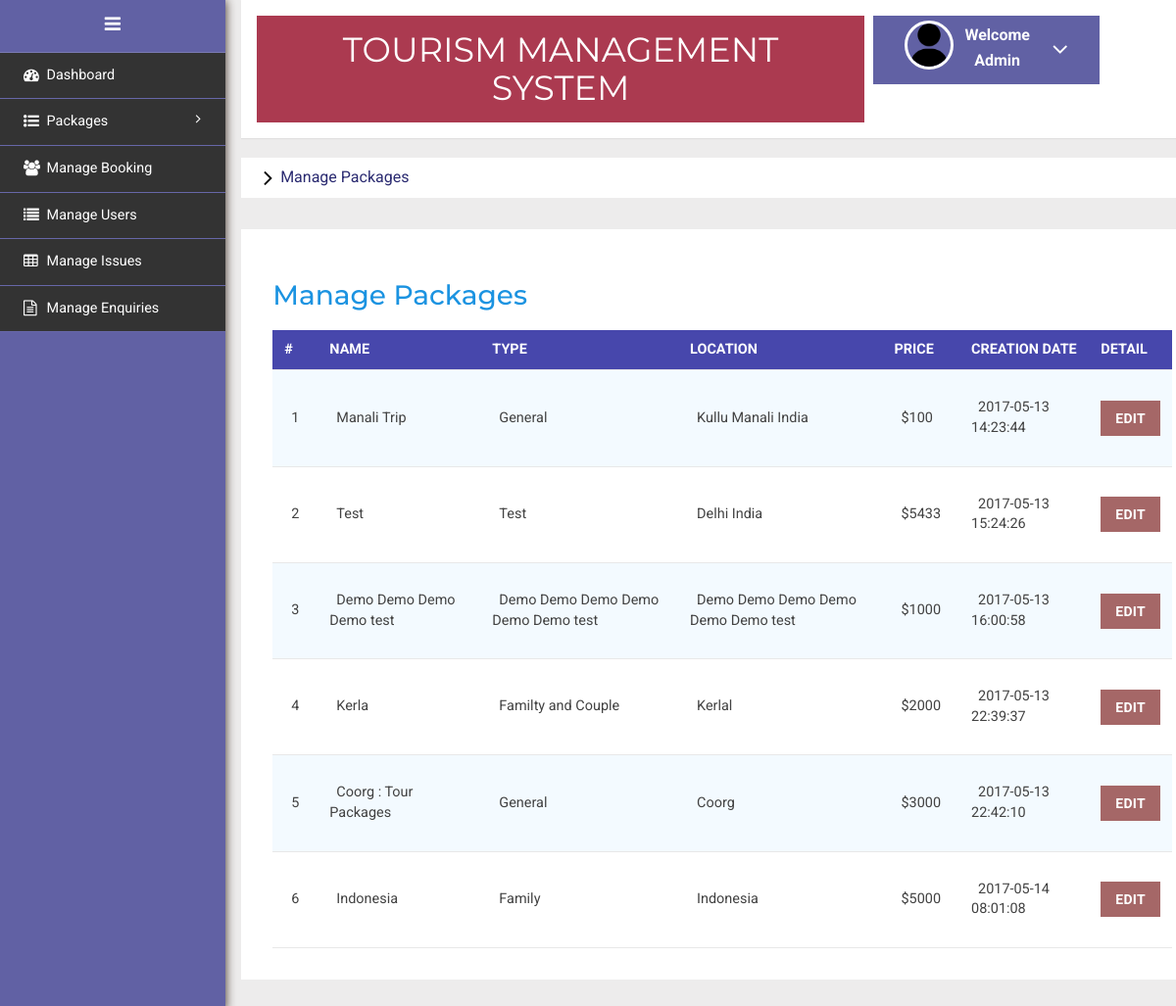
The page /Admin/managepackages.php (signed in) on the database as committed earlier.
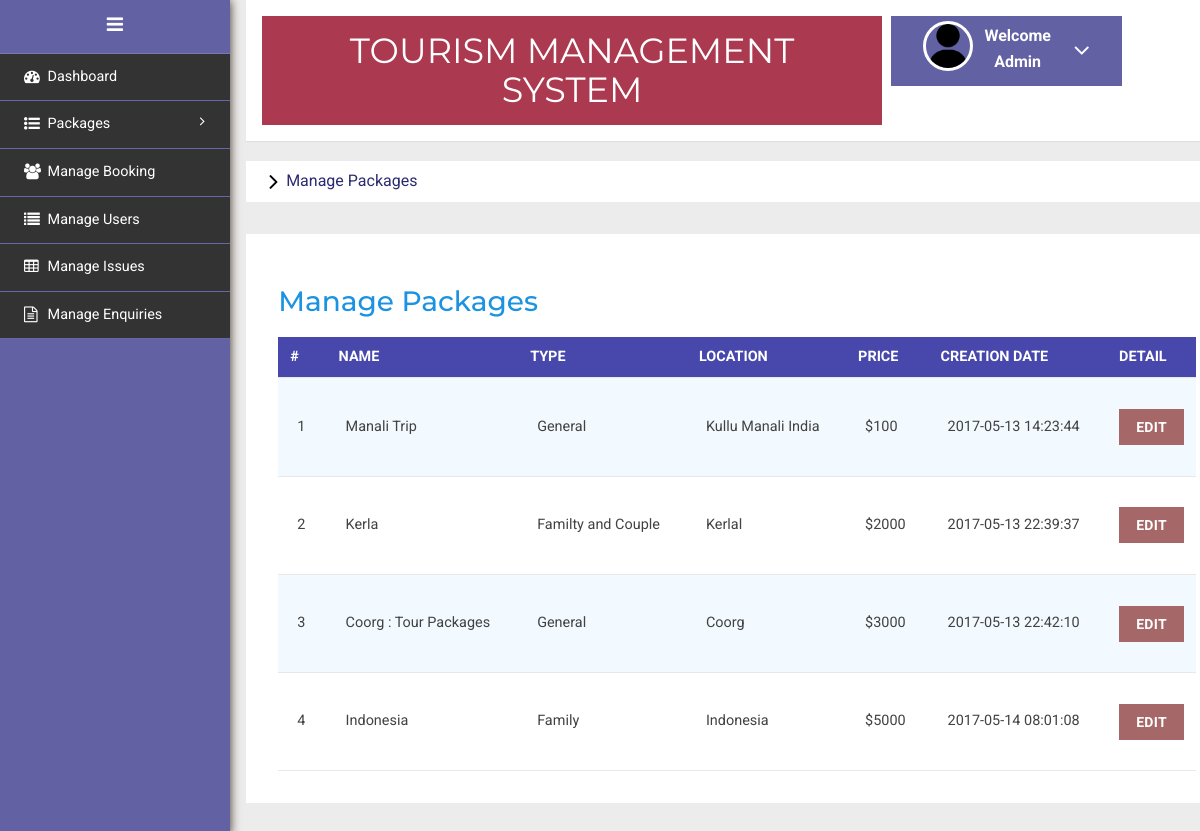
The same page on the database as committed later.
### tables this page shows
CREATE TABLE `tmstourpackages` (
  `PackageId` int(11) NOT NULL,
  `PackageName` varchar(200) DEFAULT NULL,
  `PackageType` varchar(150) DEFAULT NULL,
  `PackageLocation` varchar(100) DEFAULT NULL,
  `PackagePrice` int(11) DEFAULT NULL,
  `PackageFetures` varchar(255) DEFAULT NULL,
  `PackageDetails` mediumtext DEFAULT NULL,
  `PackageImage` varchar(100) DEFAULT NULL,
  `Creationdate` timestamp NULL DEFAULT current_timestamp(),
  `UpdationDate` timestamp NULL DEFAULT NULL ON UPDATE current_timestamp()
);

### Admin/managepackages.php (the view, shortened to what this page needs)
<?php
include('included/config.php');
if(strlen($_SESSION['alogin'])==0)
	{
header('location:index.php');
}
else{
	?>
<!DOCTYPE HTML>
<html>
<head>
<link href="css/bootstrap.min.css" rel='stylesheet' type='text/css' />
<link href="css/style.css" rel='stylesheet' type='text/css' />
<link rel="stylesheet" href="css/morris.css" type="text/css"/>
<link href="css/font-awesome.css" rel="stylesheet">
<link rel="stylesheet" type="text/css" href="css/table-style.css" />
<link rel="stylesheet" type="text/css" href="css/basictable.css" />
<link rel="stylesheet" href="css/icon-font.min.css" type='text/css' />
</head>
<body>
   <div class="page-container">
<div class="left-content">
	   <div class="mother-grid-inner">
				<?php include('included/header.php');?>
				</div>
<ol class="breadcrumb">
                <li class="breadcrumb-item"><i class="fa fa-angle-right"></i>Manage Packages</li>
            </ol>
<div class="agile-grids">
				<div class="agile-tables">
					<div class="w3l-table-info">
					  <h2>Manage Packages</h2>
					    <table id="table">
						<thead>
						  <tr>
						  <th>#</th>
							<th >Name</th>
							<th>Type</th>
							<th>Location</th>
							<th>Price</th>
							<th>Creation Date</th>
							<th>Detail</th>
						  </tr>
						</thead>
						<tbody>
<?php $sql = "SELECT * from TmsTourPackages";
$query = $dbh -> prepare($sql);
$query->execute();
$results=$query->fetchAll(PDO::FETCH_OBJ);
$cnt=1;
if($query->rowCount() > 0)
{
foreach($results as $result)
{				?>
						  <tr>
							<td><?php echo htmlentities($cnt);?></td>
							<td><?php echo htmlentities($result->PackageName);?></td>
							<td><?php echo htmlentities($result->PackageType);?></td>
							<td><?php echo htmlentities($result->PackageLocation);?></td>
							<td>$<?php echo htmlentities($result->PackagePrice);?></td>
							<td><?php echo htmlentities($result->Creationdate);?></td>
							<td><a href="updatepackage.php?pid=<?php echo htmlentities($result->PackageId);?>"><button type="button" class="btn btn-primary btn-block">Edit</button></a></td>
						  </tr>
						 <?php $cnt=$cnt+1;} }?>
						</tbody>
					  </table>
					</div>
			</div>
</div>
</div>
						<?php include('included/sidebarmenu.php');?>
</body>
</html>
<?php } ?>

Rows that differ between the two databases and show on the page:
removed tmstourpackages: PackageName "Test", PackageType "Test", PackageLocation "Delhi India", PackagePrice "5433", Creationdate "2017-05-13 15:24:26"
removed tmstourpackages: PackageName "Demo Demo Demo Demo test", PackageType "Demo Demo Demo Demo Demo Demo test", PackageLocation "Demo Demo Demo Demo Demo Demo test", PackagePrice "1000", Creationdate "2017-05-13 16:00:58"
